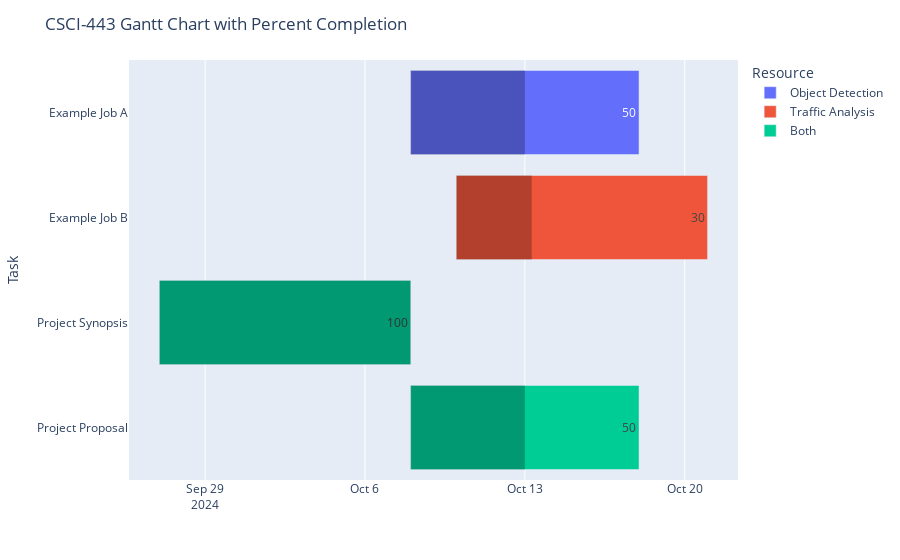

Here is the notebook cell this chart was saved with:
### Code cell
'''
This cell will be used to create the gantt chart
'''

# import plotly.express as px

# Create Gantt chart
fig = px.timeline(df, x_start="Start", x_end="Finish", y="Task", color="Resource", text="PercentComplete")

# Add percent complete visual markers
for i, row in df.iterrows():
    fig.add_shape(
        type="rect",
        x0=row['Start'],
        x1=pd.to_datetime(row['Start']) + (pd.to_datetime(row['Finish']) - \
            pd.to_datetime(row['Start'])) * (row['PercentComplete'] / 100),
        y0=i - 0.4,
        y1=i + 0.4,
        fillcolor="rgba(0,0,0,0.25)",
        line=dict(width=0)
    )

fig.update_yaxes(autorange="reversed")
fig.update_layout(title="CSCI-443 Gantt Chart with Percent Completion")
fig.show()

### Figure 1 — Plotly figure (JSON) as saved in the notebook; plotly's stock layout.template omitted (floating-point values rounded to 4 significant figures)
{"data": [{"alignmentgroup": "True", "base": ["2024-10-08"], "hovertemplate": "Resource=Object Detection<br>Start=%{base}<br>Finish=%{x}<br>Task=%{y}<br>PercentComplete=%{text}<extra></extra>", "legendgroup": "Object Detection", "marker": {"color": "#636efa", "pattern": {"shape": ""}}, "name": "Object Detection", "offsetgroup": "Object Detection", "orientation": "h", "showlegend": true, "text": [50], "textposition": "auto", "type": "bar", "x": [864000000], "xaxis": "x", "y": ["Example Job A"], "yaxis": "y"}, {"alignmentgroup": "True", "base": ["2024-10-10"], "hovertemplate": "Resource=Traffic Analysis<br>Start=%{base}<br>Finish=%{x}<br>Task=%{y}<br>PercentComplete=%{text}<extra></extra>", "legendgroup": "Traffic Analysis", "marker": {"color": "#EF553B", "pattern": {"shape": ""}}, "name": "Traffic Analysis", "offsetgroup": "Traffic Analysis", "orientation": "h", "showlegend": true, "text": [30], "textposition": "auto", "type": "bar", "x": [950400000], "xaxis": "x", "y": ["Example Job B"], "yaxis": "y"}, {"alignmentgroup": "True", "base": ["2024-09-27", "2024-10-08"], "hovertemplate": "Resource=Both<br>Start=%{base}<br>Finish=%{x}<br>Task=%{y}<br>PercentComplete=%{text}<extra></extra>", "legendgroup": "Both", "marker": {"color": "#00cc96", "pattern": {"shape": ""}}, "name": "Both", "offsetgroup": "Both", "orientation": "h", "showlegend": true, "text": [100, 50], "textposition": "auto", "type": "bar", "x": [950400000, 864000000], "xaxis": "x", "y": ["Project Synopsis", "Project Proposal"], "yaxis": "y"}], "layout": {"barmode": "overlay", "legend": {"title": {"text": "Resource"}, "tracegroupgap": 0}, "margin": {"t": 60}, "shapes": [{"fillcolor": "rgba(0,0,0,0.25)", "line": {"width": 0}, "type": "rect", "x0": "2024-10-08", "x1": "2024-10-13T00:00:00", "y0": -0.4, "y1": 0.4}, {"fillcolor": "rgba(0,0,0,0.25)", "line": {"width": 0}, "type": "rect", "x0": "2024-10-10", "x1": "2024-10-13T07:12:00", "y0": 0.6, "y1": 1.4}, {"fillcolor": "rgba(0,0,0,0.25)", "line": {"width": 0}, "type": "rect", "x0": "2024-09-27", "x1": "2024-10-08T00:00:00", "y0": 1.6, "y1": 2.4}, {"fillcolor": "rgba(0,0,0,0.25)", "line": {"width": 0}, "type": "rect", "x0": "2024-10-08", "x1": "2024-10-13T00:00:00", "y0": 2.6, "y1": 3.4}], "title": {"text": "CSCI-443 Gantt Chart with Percent Completion"}, "xaxis": {"anchor": "y", "domain": [0, 1], "type": "date"}, "yaxis": {"anchor": "x", "autorange": "reversed", "domain": [0, 1], "title": {"text": "Task"}}}}
